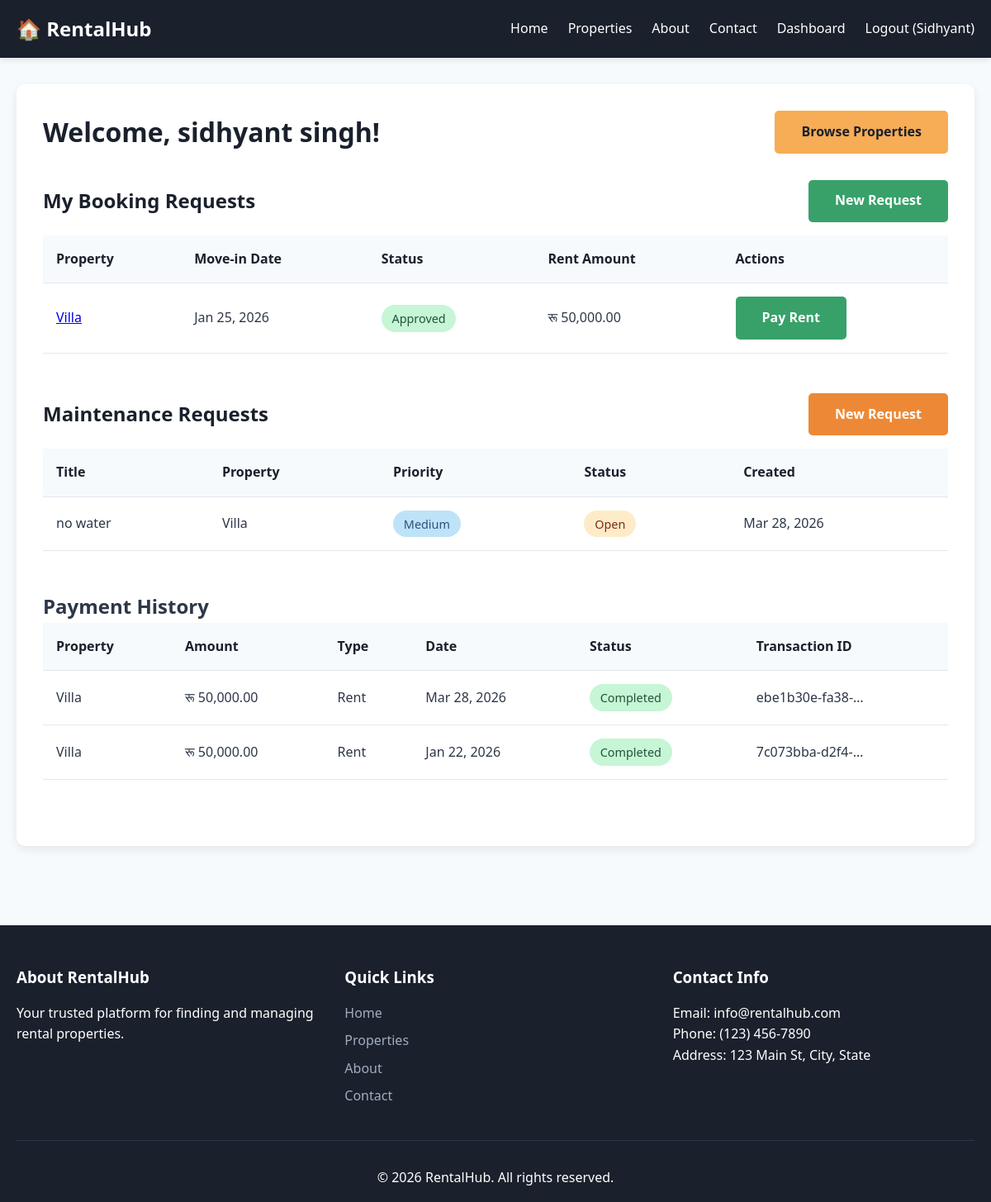
The page /tenant/dashboard/ (signed in) on the database its author committed.
### rental/models.py (models this page shows, shortened)
class User(AbstractUser):
    USER_TYPE_CHOICES = (
        ('tenant', 'Tenant'),
        ('landlord', 'Landlord'),
        ('admin', 'Admin'),
    )
    user_type = models.CharField(max_length=10, choices=USER_TYPE_CHOICES, default='tenant')
    phone = models.CharField(max_length=15, blank=True, null=True)
    address = models.TextField(blank=True, null=True)
    profile_picture = models.ImageField(upload_to='profiles/', blank=True, null=True)
    is_approved = models.BooleanField(default=True)
    created_at = models.DateTimeField(auto_now_add=True)

class BookingRequest(models.Model):
    STATUS_CHOICES = (
        ('pending', 'Pending'),
        ('approved', 'Approved'),
        ('rejected', 'Rejected'),
        ('cancelled', 'Cancelled'),
    )
    tenant = models.ForeignKey(User, on_delete=models.CASCADE, related_name='booking_requests')
    property = models.ForeignKey(Property, on_delete=models.CASCADE, related_name='bookings')
    move_in_date = models.DateField()
    move_out_date = models.DateField(blank=True, null=True)
    message = models.TextField(blank=True)
    status = models.CharField(max_length=20, choices=STATUS_CHOICES, default='pending')
    created_at = models.DateTimeField(auto_now_add=True)
    updated_at = models.DateTimeField(auto_now=True)

class Property(models.Model):
    PROPERTY_TYPE_CHOICES = (
        ('apartment', 'Apartment'),
        ('house', 'House'),
        ('studio', 'Studio'),
        ('condo', 'Condo'),
        ('villa', 'Villa'),
    )
    STATUS_CHOICES = (
        ('available', 'Available'),
        ('rented', 'Rented'),
        ('maintenance', 'Under Maintenance'),
    )
    landlord = models.ForeignKey(User, on_delete=models.CASCADE, related_name='properties')
    title = models.CharField(max_length=200)
    description = models.TextField()
    property_type = models.CharField(max_length=20, choices=PROPERTY_TYPE_CHOICES)
    address = models.CharField(max_length=300)
    city = models.CharField(max_length=100)
    state = models.CharField(max_length=100)
    zip_code = models.CharField(max_length=10)
    bedrooms = models.IntegerField(validators=[MinValueValidator(0)])
    bathrooms = models.IntegerField(validators=[MinValueValidator(0)])
    area_sqft = models.IntegerField(validators=[MinValueValidator(0)])
    rent_amount = models.DecimalField(max_digits=10, decimal_places=2)
    security_deposit = models.DecimalField(max_digits=10, decimal_places=2)
    amenities = models.TextField(help_text="Comma-separated amenities")
    status = models.CharField(max_length=20, choices=STATUS_CHOICES, default='available')
    image = models.ImageField(upload_to='properties/', blank=True, null=True)
    is_featured = models.BooleanField(default=False)
    created_at = models.DateTimeField(auto_now_add=True)
    updated_at = models.DateTimeField(auto_now=True)
    class Meta:
        verbose_name_plural = "Properties"
        ordering = ['-created_at']

class MaintenanceRequest(models.Model):
    STATUS_CHOICES = (
        ('open', 'Open'),
        ('in_progress', 'In Progress'),
        ('resolved', 'Resolved'),
        ('closed', 'Closed'),
    )
    PRIORITY_CHOICES = (
        ('low', 'Low'),
        ('medium', 'Medium'),
        ('high', 'High'),
        ('urgent', 'Urgent'),
    )
    tenant = models.ForeignKey(User, on_delete=models.CASCADE, related_name='maintenance_requests')
    property = models.ForeignKey(Property, on_delete=models.CASCADE, related_name='maintenance_requests')
    title = models.CharField(max_length=200)
    description = models.TextField()
    priority = models.CharField(max_length=10, choices=PRIORITY_CHOICES, default='medium')
    status = models.CharField(max_length=20, choices=STATUS_CHOICES, default='open')
    created_at = models.DateTimeField(auto_now_add=True)
    resolved_at = models.DateTimeField(blank=True, null=True)

class Payment(models.Model):
    PAYMENT_TYPE_CHOICES = (
        ('rent', 'Rent'),
        ('deposit', 'Security Deposit'),
        ('maintenance', 'Maintenance'),
    )
    STATUS_CHOICES = (
        ('pending', 'Pending'),
        ('completed', 'Completed'),
        ('failed', 'Failed'),
    )
    booking = models.ForeignKey(BookingRequest, on_delete=models.CASCADE, related_name='payments')
    amount = models.DecimalField(max_digits=10, decimal_places=2)
    payment_type = models.CharField(max_length=20, choices=PAYMENT_TYPE_CHOICES)
    payment_date = models.DateTimeField(auto_now_add=True)
    status = models.CharField(max_length=20, choices=STATUS_CHOICES, default='pending')
    transaction_id = models.CharField(max_length=100, unique=True)
    notes = models.TextField(blank=True)

### rental/views.py (the view)
# urls.py: path('tenant/dashboard/', views.tenant_dashboard, name='tenant_dashboard'),
@login_required
def tenant_dashboard(request):
    if request.user.user_type != 'tenant':
        messages.error(request, 'Access denied.')
        return redirect('home')
    bookings = BookingRequest.objects.filter(tenant=request.user).order_by('-created_at')
    maintenance_requests = MaintenanceRequest.objects.filter(tenant=request.user).order_by('-created_at')
    approved_bookings = bookings.filter(status='approved')
    payments = Payment.objects.filter(booking__in=approved_bookings).order_by('-payment_date')
    total_bookings = bookings.count()
    pending_bookings = bookings.filter(status='pending').count()
    approved_bookings_count = bookings.filter(status='approved').count()
    total_paid = payments.filter(status='completed').aggregate(Sum('amount'))['amount__sum'] or 0
    context = {
        'bookings': bookings,
        'maintenance_requests': maintenance_requests,
        'payments': payments,
        'total_bookings': total_bookings,
        'pending_bookings': pending_bookings,
        'approved_bookings': approved_bookings_count,
        'total_paid': total_paid,
    }
    return render(request, 'tenant_dashboard.html', context)

### rental/templates/tenant_dashboard.html (shortened to what this page needs)
{% extends 'base.html' %}
{% load rental_filters %}
{% block content %}
<div class="container">
    <div class="dashboard">
        <div class="dashboard-header">
            <h1 class="dashboard-title">Welcome, {{ user.get_full_name|default:user.username }}!</h1>
            <a href="{% url 'properties' %}" class="btn btn-blue">Browse Properties</a>
        </div>
        <div class="dashboard-section">
            <div class="section-header">
                <h2>My Booking Requests</h2>
                <a href="{% url 'booking_request' %}" class="btn btn-green">New Request</a>
            </div>
            {% if bookings %}
                <table class="table">
                    <thead>
                        <tr>
                            <th>Property</th>
                            <th>Move-in Date</th>
                            <th>Status</th>
                            <th>Rent Amount</th>
                            <th>Actions</th>
                        </tr>
                    </thead>
                    <tbody>
                        {% for booking in bookings %}
                            <tr>
                                <td>
                                    <a href="{% url 'property_detail' booking.property.id %}">{{ booking.property.title }}</a>
                                </td>
                                <td>{{ booking.move_in_date|date:"M d, Y" }}</td>
                                <td>
                                    {% if booking.status == 'approved' %}
                                        <span class="badge badge-success">Approved</span>
                                    {% elif booking.status == 'pending' %}
                                        <span class="badge badge-warning">Pending</span>
                                    {% elif booking.status == 'rejected' %}
                                        <span class="badge badge-danger">Rejected</span>
                                    {% else %}
                                        <span class="badge badge-secondary">{{ booking.get_status_display }}</span>
                                    {% endif %}
                                </td>
                                <td>{{ booking.property.rent_amount|npr_currency }}</td>
                                <td class="table-actions">
                                    {% if booking.status == 'approved' %}
                                        <a href="{% url 'payment' booking.id %}" class="btn btn-green">Pay Rent</a>
                                    {% endif %}
                                </td>
                            </tr>
                        {% endfor %}
                    </tbody>
                </table>
            {% else %}
                <p>You haven't made any booking requests yet. <a href="{% url 'properties' %}">Browse properties</a> to get started!</p>
            {% endif %}
        </div>
        <div class="dashboard-section">
            <div class="section-header">
                <h2>Maintenance Requests</h2>
                <a href="{% url 'maintenance_request' %}" class="btn btn-orange">New Request</a>
            </div>
            {% if maintenance_requests %}
                <table class="table">
                    <thead>
                        <tr>
                            <th>Title</th>
                            <th>Property</th>
                            <th>Priority</th>
                            <th>Status</th>
                            <th>Created</th>
                        </tr>
                    </thead>
                    <tbody>
                        {% for request in maintenance_requests %}
                            <tr>
                                <td>{{ request.title }}</td>
                                <td>{{ request.property.title }}</td>
                                <td>
                                    {% if request.priority == 'urgent' %}
                                        <span class="badge badge-danger">Urgent</span>
                                    {% elif request.priority == 'high' %}
                                        <span class="badge badge-warning">High</span>
                                    {% else %}
                                        <span class="badge badge-info">{{ request.get_priority_display }}</span>
                                    {% endif %}
                                </td>
                                <td>
                                    {% if request.status == 'resolved' %}
                                        <span class="badge badge-success">Resolved</span>
                                    {% else %}
                                        <span class="badge badge-warning">{{ request.get_status_display }}</span>
                                    {% endif %}
                                </td>
                                <td>{{ request.created_at|date:"M d, Y" }}</td>
                            </tr>
                        {% endfor %}
                    </tbody>
                </table>
            {% else %}
                <p>No maintenance requests.</p>
            {% endif %}
        </div>
        <div class="dashboard-section">
            <h2>Payment History</h2>
            {% if payments %}
                <table class="table">
                    <thead>
                        <tr>
                            <th>Property</th>
                            <th>Amount</th>
                            <th>Type</th>
                            <th>Date</th>
                            <th>Status</th>
                            <th>Transaction ID</th>
                        </tr>
                    </thead>
                    <tbody>
                        {% for payment in payments %}
                            <tr>
                                <td>{{ payment.booking.property.title }}</td>
                                <td>{{ payment.amount|npr_currency }}</td>
                                <td>{{ payment.get_payment_type_display }}</td>
                                <td>{{ payment.payment_date|date:"M d, Y" }}</td>
                                <td>
                                    {% if payment.status == 'completed' %}
                                        <span class="badge badge-success">Completed</span>
                                    {% else %}
                                        <span class="badge badge-warning">{{ payment.get_status_display }}</span>
                                    {% endif %}
                                </td>
                                <td>{{ payment.transaction_id|truncatechars:15 }}</td>
                            </tr>
                        {% endfor %}
                    </tbody>
                </table>
            {% else %}
                <p>No payment history available.</p>
            {% endif %}
        </div>
    </div>
</div>
{% endblock %}

### rental/templates/base.html (shortened to what this page needs)
{% load static %}
<!DOCTYPE html>
<html lang="en">
<head>
    <link rel="stylesheet" href="{% static 'css/style.css' %}">
</head>
<body>
    <nav class="navbar">
        <div class="container">
            <div class="nav-brand">
                <a href="{% url 'home' %}">🏠 RentalHub</a>
            </div>
            <ul class="nav-menu">
                <li><a href="{% url 'home' %}">Home</a></li>
                <li><a href="{% url 'properties' %}">Properties</a></li>
                <li><a href="{% url 'about' %}">About</a></li>
                <li><a href="{% url 'contact' %}">Contact</a></li>
                {% if user.is_authenticated %}
                    {% if user.user_type == 'tenant' %}
                        <li><a href="{% url 'tenant_dashboard' %}">Dashboard</a></li>
                    {% elif user.user_type == 'landlord' %}
                        <li><a href="{% url 'landlord_dashboard' %}">Dashboard</a></li>
                    {% elif user.user_type == 'admin' or user.is_staff %}
                        <li><a href="{% url 'admin_dashboard' %}">Admin</a></li>
                    {% endif %}
                    <li><a href="{% url 'logout' %}">Logout ({{ user.username }})</a></li>
                {% else %}
                    <li><a href="{% url 'login' %}">Login</a></li>
                    <li><a href="{% url 'register' %}" class="btn-primary">Register</a></li>
                {% endif %}
            </ul>
        </div>
    </nav>
    <main>
        {% block content %}
        {% endblock %}
    </main>
    <footer class="footer">
        <div class="container">
            <div class="footer-content">
                <div class="footer-section">
                    <h3>About RentalHub</h3>
                    <p>Your trusted platform for finding and managing rental properties.</p>
                </div>
                <div class="footer-section">
                    <h3>Quick Links</h3>
                    <ul>
                        <li><a href="{% url 'home' %}">Home</a></li>
                        <li><a href="{% url 'properties' %}">Properties</a></li>
                        <li><a href="{% url 'about' %}">About</a></li>
                        <li><a href="{% url 'contact' %}">Contact</a></li>
                    </ul>
                </div>
                <div class="footer-section">
                    <h3>Contact Info</h3>
                    <p>Email: info@rentalhub.com</p>
                    <p>Phone: (123) 456-7890</p>
                    <p>Address: 123 Main St, City, State</p>
                </div>
            </div>
            <div class="footer-bottom">
                <p>&copy; 2026 RentalHub. All rights reserved.</p>
            </div>
        </div>
    </footer>
</body>
</html>

### rows shown on the page
User: username "Sidhyant", get_full_name "sidhyant singh"
BookingRequest: property "Villa", move_in_date "Jan 25, 2026", status "Approved", property.rent_amount|npr_currency "रू 50,000.00"
MaintenanceRequest: title "no water", property "Villa", priority "Medium", status "Open", created_at "Mar 28, 2026"
Payment: booking.property "Villa", amount|npr_currency "रू 50,000.00", payment_type "Rent", payment_date "Mar 28, 2026", status "Completed", transaction_id "ebe1b30e-fa38-…"
Payment: booking.property "Villa", amount|npr_currency "रू 50,000.00", payment_type "Rent", payment_date "Jan 22, 2026", status "Completed", transaction_id "7c073bba-d2f4-…"
